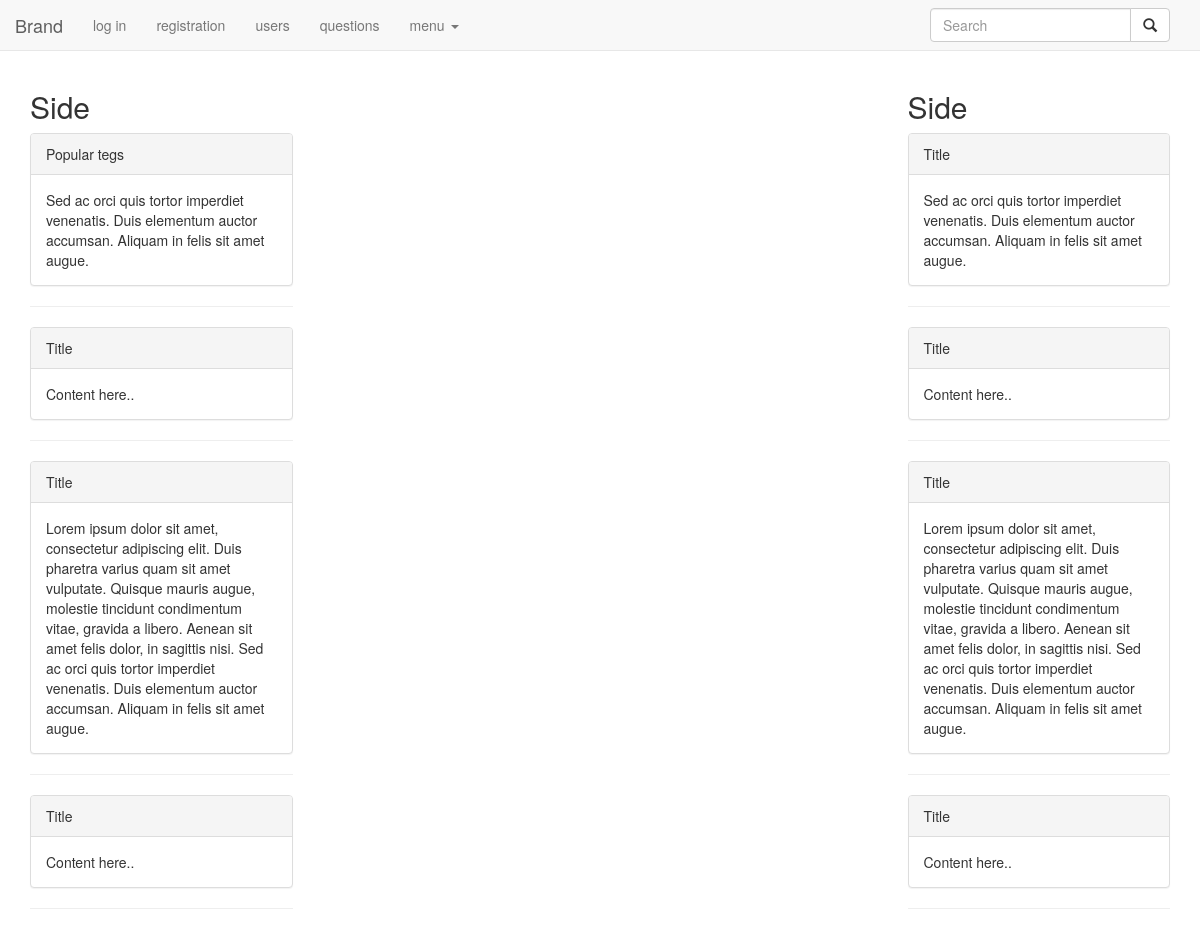
/questions/?sort=asdadwrg, run on an earlier commit of the app's database.
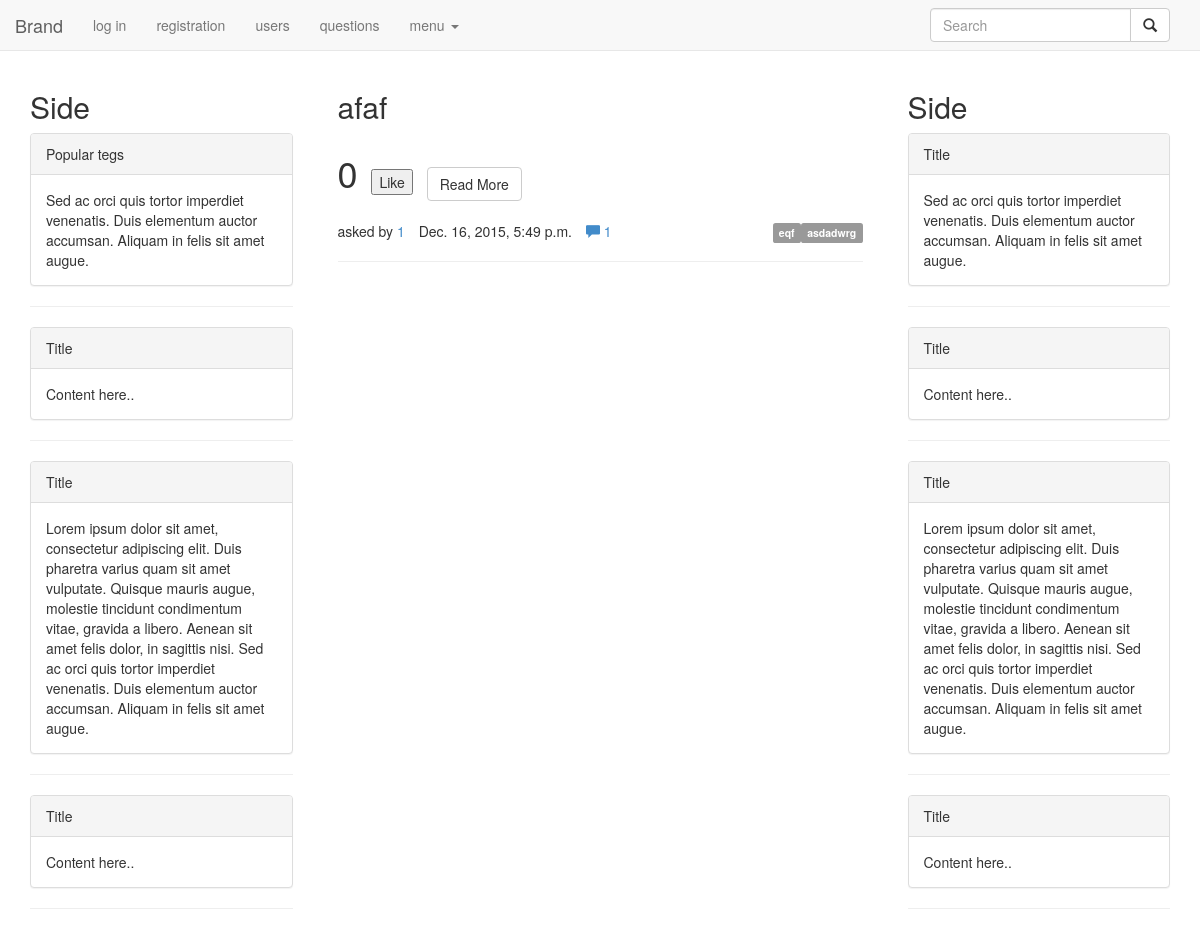
And on a later commit of the database.
### question/models.py (models this page shows, shortened)
class Question(models.Model):
    title = models.CharField(max_length=255)
    text = models.TextField(default="")
    data = models.DateTimeField('date published')
    rate  = models.ForeignKey(Rates, related_name="rate")
    user = models.IntegerField(default=0)
    tags = models.ManyToManyField(Tag)
    author = models.ForeignKey(settings.AUTH_USER_MODEL)

class Rates(models.Model):
    count = models.IntegerField(default=0)
    users = models.ManyToManyField(settings.AUTH_USER_MODEL)

class Tag(models.Model):
    nameType = models.CharField(max_length=15)
    def __unicode__(self):
        return str(self.nameType)

class Answer(models.Model):
    question = models.ForeignKey(Question, related_name="answers")
    text = models.TextField(default="")
    data = models.DateTimeField('date published')
    rate  = models.ForeignKey(Rates, related_name="likes")
    user = models.IntegerField(default=0)
    trueFlag = models.BooleanField(default=False)
    author = models.ForeignKey(settings.AUTH_USER_MODEL)

### users/models.py (models this page shows)
class MyUser(AbstractUser):
    avatar = models.ImageField(upload_to='avatars', blank=True, null=True)

### question/views.py (the view)
# urls.py: url(r'^questions/$', QuestionsListView.as_view(), name='question-list'),
class QuestionsListView(ListView):
    queryset = Question.objects.all()
    template_name = "questions.html"
    paginate_by = 10
    def get_context_data(self, **kwargs):
        context = super(QuestionsListView, self).get_context_data(**kwargs)
        q = self.request.GET.get("sort")
        if q != None:
            context['input'] = "sort=" + q + "&"
        else:
            context['input'] = ""
        return context
    def get_queryset(self):
        queryset = Question.objects.all()
        if self.request.GET.get("sort"):
            selection = self.request.GET.get("sort")
            queryset = Question.objects.filter(tags__nameType=selection)
        else:
            queryset = Question.objects.order_by("-data")[:20]
        return queryset

### templates/questions.html (shortened to what this page needs)
{% extends 'base.html' %}
{%  block content %}
    {% for question in object_list%}
          <div class="col-xs-12">
            <h2>{{ question.title }}</h2>
            <ul class="list-inline">
                <li><h1>{{ question.rate.count }}</h1></li>
                <li><input type="button" id="like" onclick="like({{ question.id }}, 'question')" name="{{ question.id }}" value="Like" /></li>
                 <li><a href="/questions/{{ question.id }}/"><p class="lead-right"><button class="btn btn-default " >Read More</button></p></a></li>
            </ul>
              {% for tag in question.tags.all %}
                  <p class="pull-right">
                   <a href="?sort={{ tag }}"> <span class="label label-default"> {{ tag }}</a></span>
                  </p>
              {%  endfor %}
            <ul class="list-inline">
                <li>asked by <a href="/questions/{{ question.id }}/">{{ question.author }}</a></li>
                <li>{{ question.data }}</li>
                <li><a href="#"><i class="glyphicon glyphicon-comment"></i> {{question.answers.all|length}}</a></li>
            </ul>
           <hr>
          </div>
    {%  endfor %}
    {% if is_paginated %}
          {% load question_filters %}
    {% endif %}
{%  endblock %}

What changed in the data, as far as the page shows it:
added Question: title "afaf", rate.count "0", author "1", data "Dec. 16, 2015, 5:49 p.m.", answers.all|length "1"
added Tag: nameType "asdadwrg"
added Tag: nameType "eqf"
